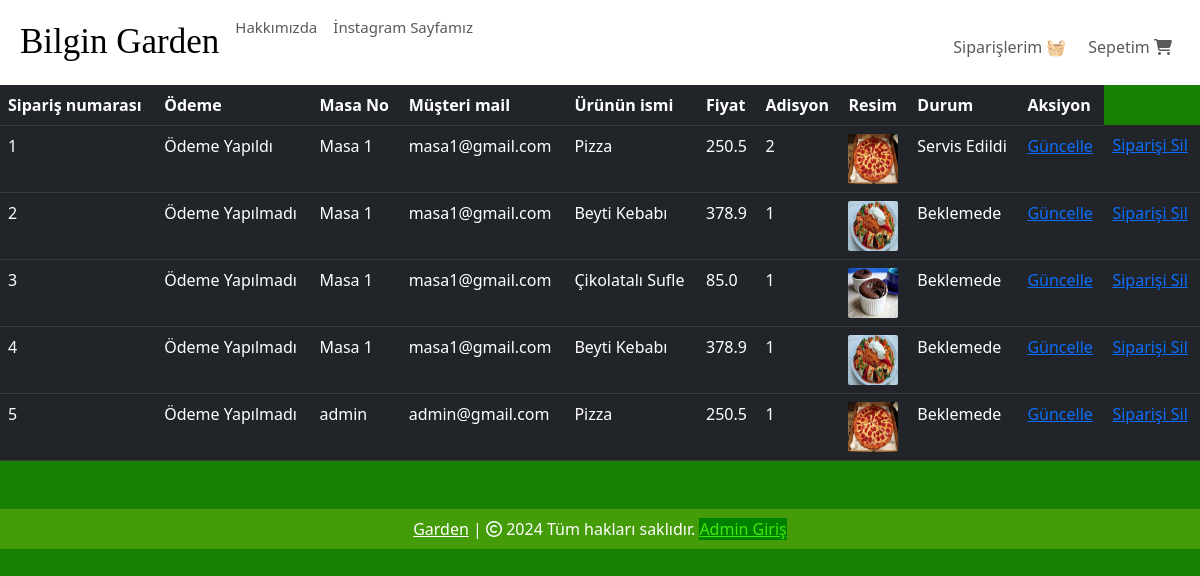
Before: /view-orders (signed in) with the older database file.
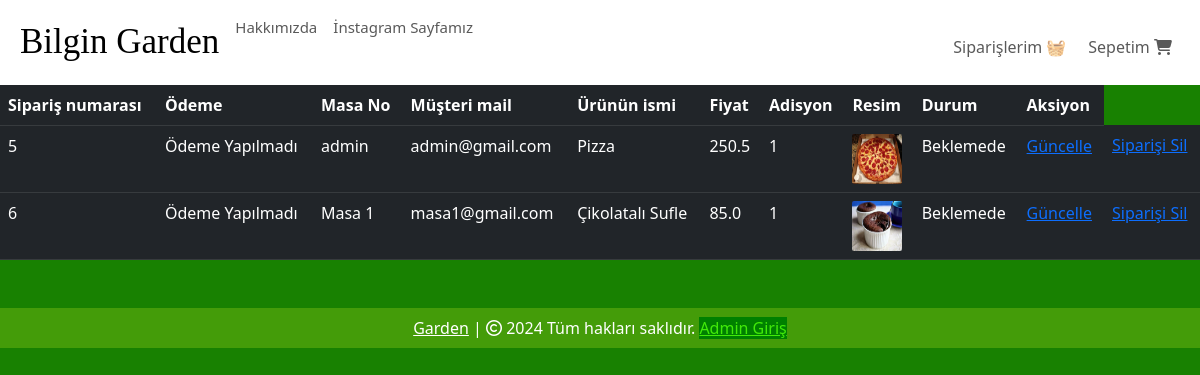
After: the same page with the newer database file.
### website/models.py (models this page shows, shortened)
class Order(db.Model):
    id = db.Column(db.Integer, primary_key=True)
    quantity = db.Column(db.Integer, nullable=False)
    price = db.Column(db.Float, nullable=False)
    status = db.Column(db.String(100), nullable=True)
    Payment = db.Column(db.String(100), nullable=True)
    customer_link = db.Column(db.Integer, db.ForeignKey('customer.id'), nullable=True)
    product_link = db.Column(db.Integer, db.ForeignKey('product.id'), nullable=False)

class Customer(db.Model, UserMixin):
    id = db.Column(db.Integer, primary_key=True)
    email = db.Column(db.String(100), unique=True)
    username = db.Column(db.String(100))
    password_hash = db.Column(db.String(150))
    date_joined = db.Column(db.DateTime(), default=datetime.utcnow)
    MasaNo = db.Column(db.Integer)
    cart_items = db.relationship('Cart', backref=db.backref('customer', lazy=True))
    orders = db.relationship('Order', backref=db.backref('customer', lazy=True))
    @property
    def password(self):
        raise AttributeError('Password is not a readable Attribute')

class Product(db.Model):
    id = db.Column(db.Integer, primary_key=True)
    product_name = db.Column(db.String(100), nullable=False)
    current_price = db.Column(db.Float, nullable=False)
    previous_price = db.Column(db.Float, nullable=False)
    in_stock = db.Column(db.Integer, nullable=False)
    product_picture = db.Column(db.String(1000), nullable=False)
    flash_sale = db.Column(db.Boolean, default=False)
    date_added = db.Column(db.DateTime, default=datetime.utcnow)
    salad = db.Column(db.Boolean, default=False)
    main = db.Column(db.Boolean, default=False)
    colddrink = db.Column(db.Boolean, default=False)
    hotdrink = db.Column(db.Boolean, default=False)
    desert = db.Column(db.Boolean, default=False)
    sneak = db.Column(db.Boolean, default=False)
    carts = db.relationship('Cart', backref=db.backref('product', lazy=True))
    orders = db.relationship('Order', backref=db.backref('product', lazy=True))

### website/admin.py (the view)
@admin.route('/view-orders')
@login_required
def order_view():
    if current_user.id == 6:
        orders = Order.query.all()
        return render_template('view_orders.html', orders=orders)
    return render_template('404.html')

### website/templates/view_orders.html (shortened to what this page needs)
{% extends 'base.html' %}
{% block body %}
<table class="table table-dark table-hover">
    <thead>
        <tr>
            <th scope="col">Sipariş numarası</th>
            <th scope="col">Ödeme </th>
            <th scope="col">Masa No</th>
            <th scope="col">Müşteri mail</th>
            <th scope="col">Ürünün ismi</th>
            <th scope="col">Fiyat</th>
            <th scope="col">Adisyon</th>
            <th scope="col">Resim</th>
            <th scope="col">Durum</th>
            <th scope="col">Aksiyon</th>
        </tr>
    </thead>
    <tbody>
        {% for order in orders %}
        <tr>
            <td>{{ order.id }}</td>
            <td>{{ order.Payment }}</td>
            <td>{{ order.customer.username }}</td>
            <td>{{ order.customer.email }}</td>
            <td>{{ order.product.product_name }}</td>
            <td>{{ order.price }}</td>
            <td>{{ order.quantity }}</td>
            <td><img src="{{ order.product.product_picture }}" alt="" style="height: 50px; width: 50px; border-radius: 2px;"></td>
            <td>{{ order.status}}</td>
            <td>
                <a href="/update-order/{{ order.id }}">Güncelle</a>
            </td>
            <td>
                <a href="/remove-order/{{ order.id }}">Siparişi Sil</a>
            </td>
        </tr>
        {% endfor %}
    </tbody>
</table>
{% endblock %}

### website/templates/base.html (shortened to what this page needs)
<!DOCTYPE html>
<html lang="tr">
<head>
    <link rel="stylesheet" href="https://cdnjs.cloudflare.com/ajax/libs/bootstrap-icons/1.10.5/font/bootstrap-icons.min.css" />
    <link rel="stylesheet" href="{{ url_for('static', filename='css/all.min.css') }}">
    <link rel="stylesheet" href="{{ url_for('static', filename='css/bootstrap.min.css') }}">
    <link rel="stylesheet" href="{{ url_for('static', filename='css/style.css') }}">
</head>
<body style="background-color: rgb(24, 129, 1);">
    <nav class="navbar navbar-expand-lg" style="background-color: rgb(255, 255, 255);">
      <div class="container-fluid">
        <div class="collapse navbar-collapse" id="navbarSupportedContent">
          <ul class="navbar-nav me-auto mb-2 mb-lg-0">
            <li class="nav-item">
              <a class="nav-link active" aria-current="page" href="/" style="font-family: cursive; font-size: 35px;"> Bilgin Garden</a>
            </li>
            <li class="nav-item">
              <a class="nav-link text-grey" href="#" style="font-size: 15px;">Hakkımızda</a>
            </li>
            <li class="nav-item">
              <a class="nav-link text-grey" href="https://www.instagram.com/bilgingarden/" style="font-size: 15px;">İnstagram Sayfamız</a>
            </li>
          </ul>
        </div>
        <ul class="navbar-nav me-auto mb-2 mb-lg-0">
          <li class="nav-item mx-2" id="items">
            {% if cart | length < 1 %}
            <a class="nav-link text-grey" style=" margin-left:205px; margin-top:10px;" href="/cart"> Sepetim
              <i class="fa-solid fa-cart-shopping"></i>
            </a>
            {% else %}
            <a class="nav-link text-grey" style=" margin-left:205px; margin-top:10px;" href="/cart"><span class="badge bg-success"></span> Sepetim
              <i class="bi bi-{{ cart | length }}-square-fill"></i>
            </a>
            {% endif %}
            <a class="nav-link text-grey" style=" margin-left:70px; margin-top:-40px;" href="/orders"> Siparişlerim 🧺
            </a>
          </li>
        </ul>
      </div>
    </nav>
    {% block body %}
    {% endblock %}
    <footer class="container-fluid  text-center p-2 mt-5" style="background-color: rgb(68, 156, 9); color: white;">
      <a href="https://RestorantUrl.com" style="color: white;">Garden</a> | <span>
        <i class="fa-sharp fa-regular fa-copyright"></i></span> 2024 Tüm hakları saklıdır.
        <a href="/login" style="color: rgb(65, 234, 9); background-color: green;">Admin Giriş</a>
    </footer>
</body>
</body>
</html>

Changed rows visible on the page:
removed Order: id "1", Payment "Ödeme Yapıldı", customer.username "Masa 1", customer.email "masa1@gmail.com", product.product_name "Pizza", price "250.5", quantity "2", product.product_picture (picture), status "Servis Edildi"
removed Order: id "2", Payment "Ödeme Yapılmadı", customer.username "Masa 1", customer.email "masa1@gmail.com", product.product_name "Beyti Kebabı", price "378.9", quantity "1", product.product_picture (picture), status "Beklemede"
removed Order: id "3", Payment "Ödeme Yapılmadı", customer.username "Masa 1", customer.email "masa1@gmail.com", product.product_name "Çikolatalı Sufle", price "85.0", quantity "1", product.product_picture (picture), status "Beklemede"
removed Order: id "4", Payment "Ödeme Yapılmadı", customer.username "Masa 1", customer.email "masa1@gmail.com", product.product_name "Beyti Kebabı", price "378.9", quantity "1", product.product_picture (picture), status "Beklemede"
added Order: id "6", Payment "Ödeme Yapılmadı", customer.username "Masa 1", customer.email "masa1@gmail.com", product.product_name "Çikolatalı Sufle", price "85.0", quantity "1", product.product_picture (picture), status "Beklemede"
